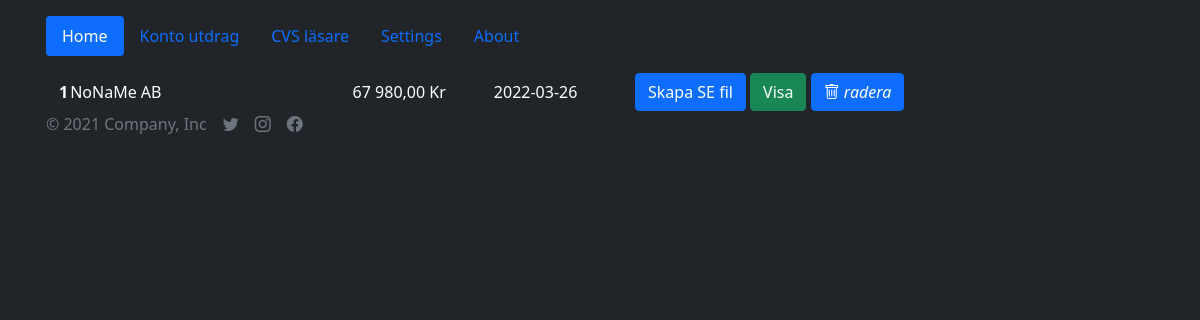
The page /bank_statements on the database its author committed.
### app/database_setup.py (models this page shows, shortened)
class BankStatement(Base):
    __tablename__ = 'bank_statement'
    __tableargs__ = {'comment': 'Bank Statements'}
    bank_statement_id = Column(Integer, nullable=False, unique=True, primary_key=True, autoincrement=True)
    title = Column(String(128), comment='Bank Statement name')
    summary = Column(String(128), comment='Summary')
    date = Column(String(128), default=datetime.utcnow(), comment='data')

### app/app.py (the view)
@app.route('/bank_statements')
def get_list_of_statements():
    statements = session.query(BankStatement).order_by(desc(BankStatement.bank_statement_id)).all()
    return render_template('bank_statements.html', statements=statements)

### app/templates/bank_statements.html (shortened to what this page needs)
{% extends 'base.html' %}
{% block body %}
    <main class="mt-3">
        <div class="container">
            <table>
                <tbody>
                {% for statement in statements %}
                    <tr class="gx-2 justify-content-center">
                        <th scope="row">{{ statement.bank_statement_id }}</th>
                        <td class="col-md-4">{{ statement.title }}</td>
                        <td class="col-md-2">{{ statement.summary }}</td>
                        <td class="col-md-2">{{ statement.date[0:10] }}</td>
                        <td class="col-auto">
                            <a href="/transactions/se/{{ statement.bank_statement_id }}"
                               class="btn btn-primary">Skapa SE fil</a>
                            <a href="/transactions/{{ statement.bank_statement_id }}" class="btn btn-success">Visa</a>
                            <a class="btn btn-primary" href="/bank_statements/{{ statement.bank_statement_id }}/delete" role="button">
                                <i class="bi bi-trash"> radera </i>
                            </a>
                        </td>
                    </tr>
                {% endfor %}
                </tbody>
            </table>
        </div>
    </main>
{% endblock %}

### rows shown on the page
BankStatement: bank_statement_id "1", title "NoNaMe AB", summary "67 980,00 Kr", date "2022-03-26"
